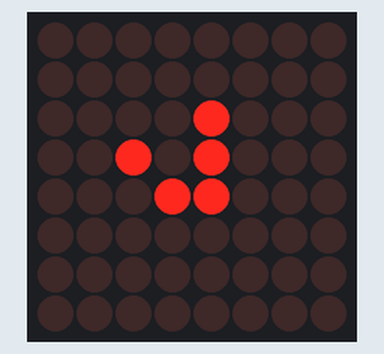
This sketch was run on a simulated Arduino Uno, built with avr-gcc and run on an emulated ATmega328P. On the bench: 8×8 LED matrix.

Above: at 0.1 s.
At 4.1 s:
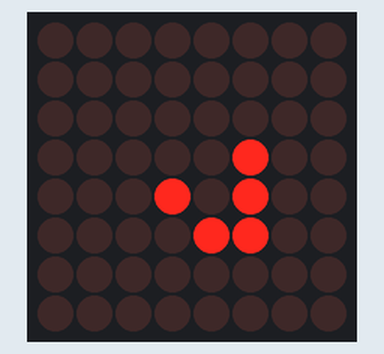
At 9.2 s:
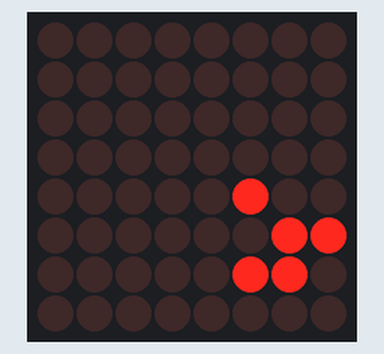
At 19.4 s:
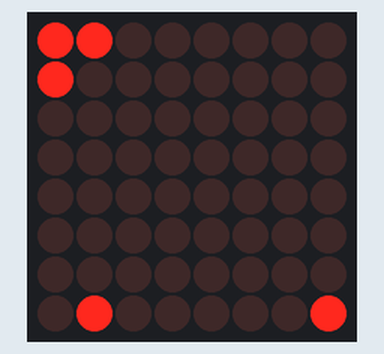
At 28.6 s:
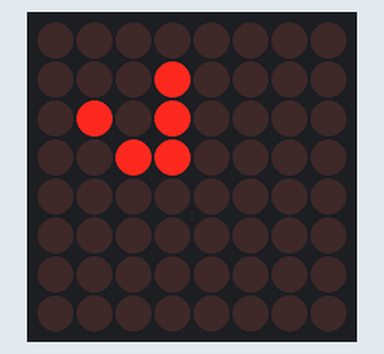
At 38.8 s:
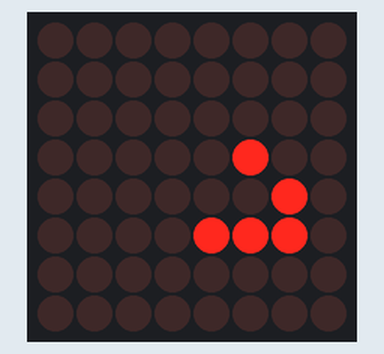

Measured:
- what the display in image 1 shows lasts 1.0 s, from 4.1 s to 5.1 s

The sketch:

lifegame.ino
```cpp
#include <Adafruit_GFX.h>
#include <Adafruit_LEDBackpack.h>

#include <Wire.h>

struct location {
  int x;
  int y;
};

location locs[8] = {
  { -1, -1}, {0, -1}, {1, -1},
  { -1, 0},               {1, 0},
  { -1, 1}, {0, 1}, {1, 1}
};

Adafruit_8x8matrix matrix = Adafruit_8x8matrix();

boolean cells[8][8] = {
  { 0, 0, 0, 0, 0, 0, 0, 0 },
  { 0, 0, 0, 0, 0, 0, 0, 0 },
  { 0, 0, 0, 1, 0, 0, 0, 0 },
  { 0, 0, 0, 0, 1, 0, 0, 0 },
  { 0, 0, 1, 1, 1, 0, 0, 0 },
  { 0, 0, 0, 0, 0, 0, 0, 0 },
  { 0, 0, 0, 0, 0, 0, 0, 0 },
  { 0, 0, 0, 0, 0, 0, 0, 0 },
};

void setup() {
  Serial.begin(9600);
  matrix.begin(0x70);
//
//    for (int x = 0; x < 8; x++) {
//        for (int y = 0; y < 8; y++) {
//          cells[x][y] = random(2) == 0;
//        }
//    }
}


void loop() {
  matrix.clear();
  for (int x = 0; x < 8; x++) {
    for (int y = 0; y < 8; y++) {
      boolean isalive = cells[x][y];
      if (isalive) {
        matrix.drawPixel(x, y, LED_ON);
      }
    }
  }
  matrix.writeDisplay();
  delay(1000);
  tick();
}

void tick() {
  boolean new_cells[8][8] = {
    { 0, 0, 0, 0, 0, 0, 0, 0 },
    { 0, 0, 0, 0, 0, 0, 0, 0 },
    { 0, 0, 0, 0, 0, 0, 0, 0 },
    { 0, 0, 0, 0, 0, 0, 0, 0 },
    { 0, 0, 0, 0, 0, 0, 0, 0 },
    { 0, 0, 0, 0, 0, 0, 0, 0 },
    { 0, 0, 0, 0, 0, 0, 0, 0 },
    { 0, 0, 0, 0, 0, 0, 0, 0 },
  };

  for (int x = 0; x < 8; x++) {
    for (int y = 0; y < 8; y++) {
      new_cells[x][y] = isaliveable(x, y);
    }
  }

  for (int x = 0; x < 8; x++) {
    for (int y = 0; y < 8; y++) {
      cells[x][y] = new_cells[x][y];
    }
  }
}

boolean isaliveable(int x, int y) {
  int neighbors = 0;
  for (int i = 0; i < 8; i++) {
    location loc = locs[i];
    if(cells[(8 + x + loc.x) % 8][(8 + y + loc.y) % 8]){
      neighbors++;
    }
  }
  if(cells[x][y]){
    if(neighbors < 2 || neighbors >= 4){
      return false;
    }else{
      return true;
    }
  }else{
    if(neighbors == 3){
      return true;
    }else{
      return false;
    }
  }
}
```
